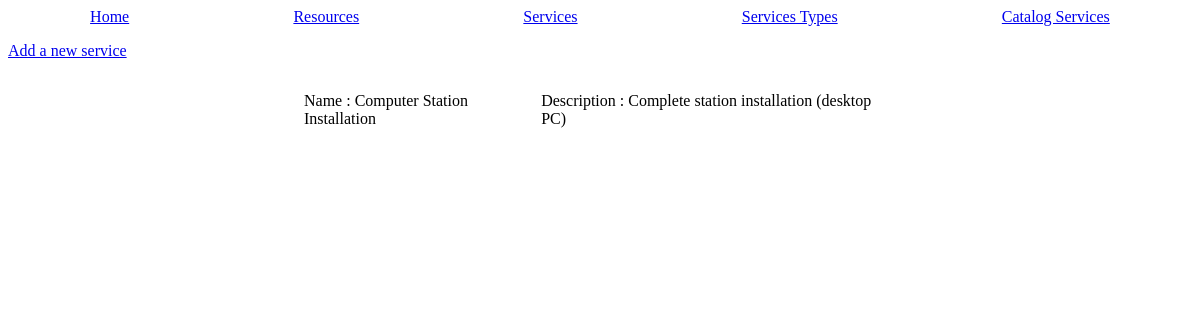
Page /services on the earlier database version.
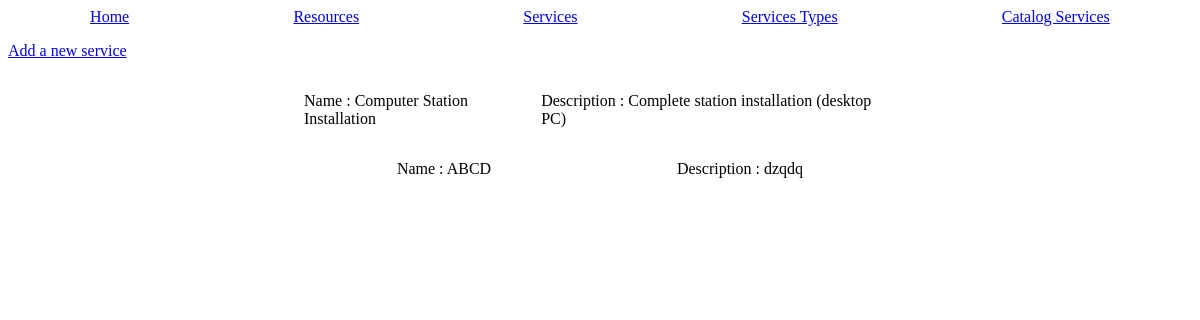
Same page on the later database version.
### tables this page shows
CREATE TABLE "services" (
	"id"	INTEGER UNIQUE,
	"desc"	TEXT NOT NULL,
	"service_type_id"	INTEGER NOT NULL,
	"starting_date"	TEXT NOT NULL,
	"ending_date"	TEXT NOT NULL,
	"name"	TEXT NOT NULL,
	PRIMARY KEY("id" AUTOINCREMENT),
	FOREIGN KEY("service_type_id") REFERENCES "services_types"("id")
);

### main.py (the view, shortened to what this page needs)
@app.route('/services', methods = ['POST', 'GET'])
def services():
    data = {'services' : utils.getRowsFromDb('SELECT * from services'),
    'resources_per_service' : utils.getRowsFromDb('SELECT * from resources_per_service'),
    'resources' : utils.getRowsFromDb('SELECT * from resources')};
    return render_template('services.html.jinja', services=data['services'],resources_per_service=data['resources_per_service'], resources=data['resources']);

### utils.py (called while the page is built)
def dictFactory(cursor, row) -> dict:
    d = {};
    for idx, col in enumerate(cursor.description):
        d[col[0]] = row[idx];
    return d;

def connectDb(path : str = 'db/db.db') -> sqlite3.Connection:
    db = None;
    try:
        db = sqlite3.connect(path);
        db.row_factory = dictFactory;
    except Exception as err:
        flash("Can't connect do database " + str(err), 'error');
    return db;

def getRowsFromDb(request : str, values : tuple = None) -> dict:
    elementsFromDb : dict = None
    try:
        db = connectDb();
        cursor = db.cursor();
        if(type(values) is tuple):
            elementsFromDb = cursor.execute(request, values).fetchall();
        else:
            elementsFromDb = cursor.execute(request).fetchall();
        db.close();
    except Exception as err:
        flash("Can't execute SQL request " + str(err), 'error')
    return elementsFromDb;

### templates/services.html.jinja (shortened to what this page needs)
{% extends "base.html.jinja" %}
{% block content %}
<a href="/add-service"><p>Add a new service</p></a>
{% for service in services %}
    <div class="item">
        <div>
            <p>Name : {{ service['name'] }}</p>
        </div>
        <div>
            <p>Description : {{ service['desc'] }}</p>
        </div>
    </div>
{% endfor %}
{% endblock %}

Differences in the rows shown:
added services: name "ABCD", desc "dzqdq"
